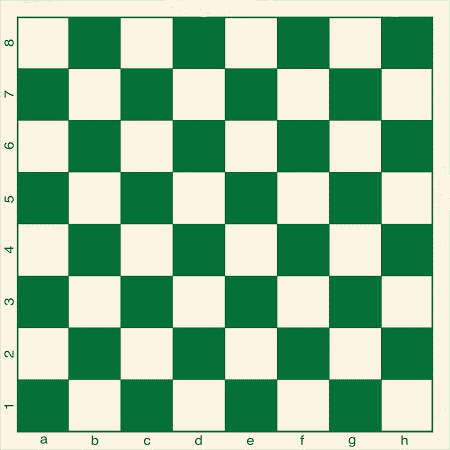
#> input picture chess/board.jpg, 450 x 450 px
$ python 'image test.py'
#> lines starting #> are read from the running program, lines starting #| are printed output that depends on the picture
import cv2
import numpy as np


board = cv2.imread('./chess/board.jpg')
#> board is the input picture: shape (450, 450, 3); mean B, G, R 150.9, 185.4, 142.7
cv2.imshow('board',board)
space = cv2.imread('./chess/c5.jpg')
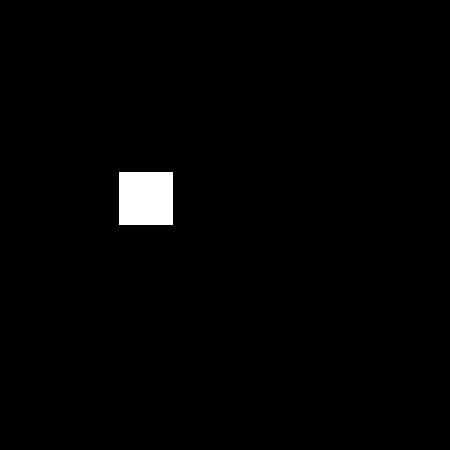
#> input picture chess/c5.jpg, 450 x 450 px
#> space is the input picture: shape (450, 450, 3); min 0, max 255, mean 3.6
cv2.imshow('space',space)
piece = cv2.imread('./chess/white bishop.jpg')
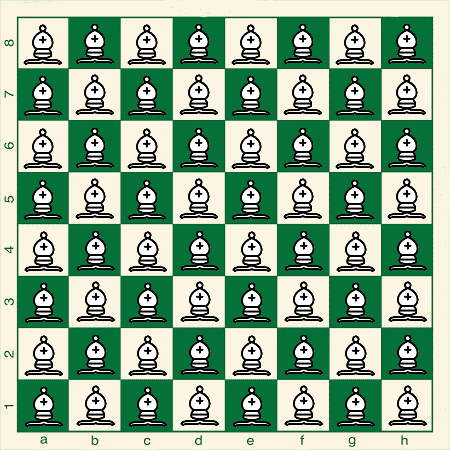
#> input picture chess/white bishop.jpg, 450 x 450 px
#> piece is the input picture: shape (450, 450, 3); mean B, G, R 143.7, 169.8, 138.7
cv2.imshow('piece',piece)
reverse = cv2.bitwise_not(space)
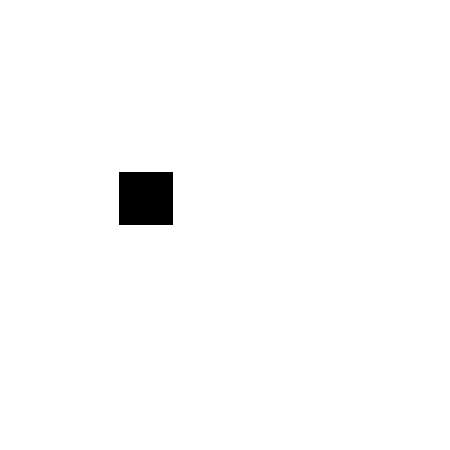
#> reverse: shape (450, 450, 3); min 0, max 255, mean 251.4
cv2.imshow('reverse',reverse)
board = cv2.bitwise_and(board,reverse)
cv2.imshow('new board',board)
tile = cv2.bitwise_and(piece,space)
cv2.imshow('tile',tile)
board = cv2.bitwise_or(board,tile)
cv2.imshow('test',board)
cv2.waitKey(0)
